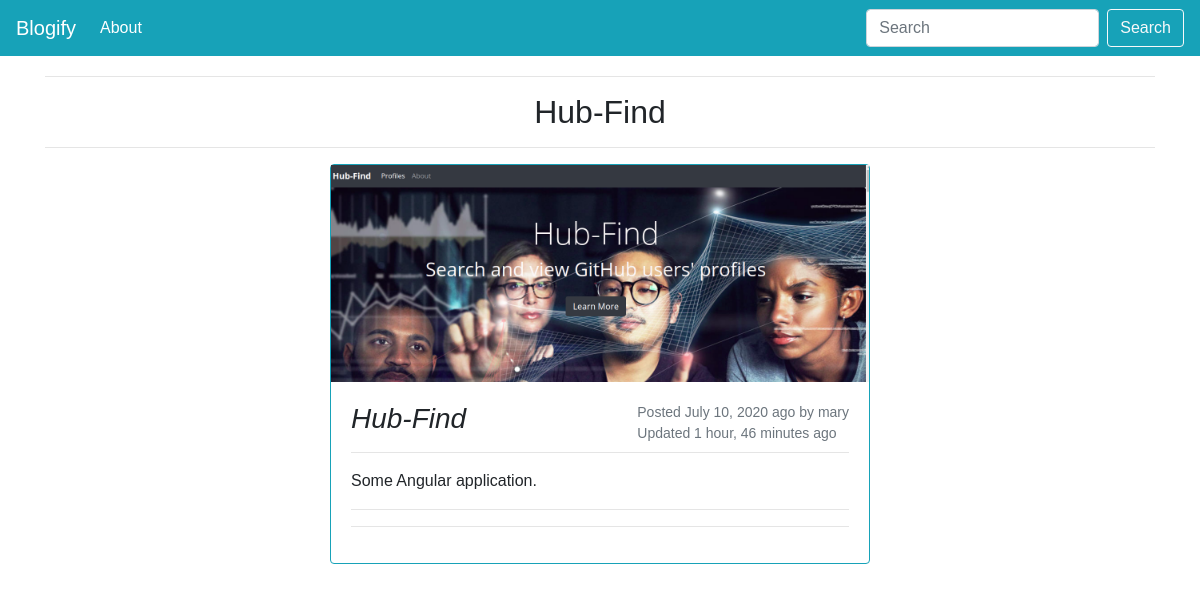
/hub-find/, run on the app's committed database.
### blog/models.py (models this page shows, shortened)
class Post(models.Model):
    user = models.ForeignKey(settings.AUTH_USER_MODEL,  on_delete=models.CASCADE, default=1)
    title = models.CharField(max_length=100)
    slug = models.SlugField(unique=True)
    content = models.TextField()
    time_stamp = models.DateTimeField(auto_now_add=True)
    updated = models.DateTimeField(auto_now=True)
    image = models.ImageField(blank=True, null=True, width_field="width_field", height_field="height_field", upload_to='images/')
    height_field = models.IntegerField(default=0)
    width_field = models.IntegerField(default=0)
    draft = models.BooleanField(default=False)
    publish = models.DateField(auto_now_add=False, auto_now=False)
    objects = PostManager()

### blog/views.py (the view)
# urls.py: path('<slug>/', views.post_detail, name='details'),
def post_detail(request, slug=None):
    post = get_object_or_404(Post, slug=slug)
    if post.draft:
        if not request.user.is_authenticated or not request.user.is_superuser:
            raise Http404
    elif post.publish>timezone.now().date():
        if not request.user.is_authenticated or not request.user.is_superuser:
            raise Http404
    string_share = quote_plus(post.content)
    context = {
        'post': post,
        'string_share': string_share,
    }
    return render(request, 'blog/detail.html', context)

### blog/templatetags/urlify.py (called while the page is built)
@register.filter(name='urlify')
@stringfilter
def urlify(value):
    return quote_plus(value)

### blog/templates/blog/detail.html (shortened to what this page needs)
{% extends 'blog/base.html' %}
{% load urlify %}
{% block content %}
<div class="container" style="margin-top: 20px;">
    <hr>
    <h2 class="text-center">{{post.title}}</h2>
    <hr>
    <div class="row">
        <div class="col-md-3"></div>
        <div class="col-md-6">
            <div class="card border-info mb-3">
                {% if post.image %}
                    <img src="{{post.image.url}}" class="img-fluid">
                {% endif %}
                <div class="card-body">
                    <small style="float: right;" class="text-muted">Posted {{post.publish}} ago by {{post.user}}</br>Updated {{post.updated|timesince}} ago</small>
                    <h3 style="font-style: italic;">{{post.title}}</h3>
                    <hr>
                    <p style="float: left;">{{post.content|linebreaks}}</p>
                    <hr>
                    <hr>
                </div>
            </div>
        </div>
        <div class="col-md-3"></div>
    </div>
</div>
{% endblock %}

### static/css/index.css (style rules this page uses)
body { font-family: 'Montserrat', sans-serif; }

### data on the page
Post: title "Hub-Find", image (picture), publish "July 10, 2020", user "mary", updated "1 hour, 46 minutes", content "Some Angular application."
